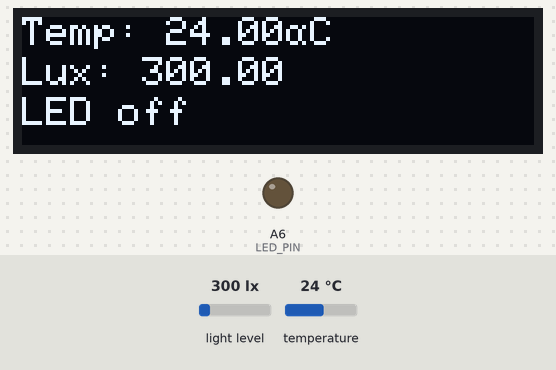
This program was run on a simulated Arduino Nano RP2040 Connect. On the bench: 128×32 one-colour display, output pins drawn as LEDs (lit = HIGH). The inputs (shaded band) are chosen by the test bench; at power-on: light level 300 lx, temperature 24 °C. The display library's start-up logo is not drawn; what the program prints to the serial monitor is not drawn.

Above: at 2.2 s.
2.3 s: light level set to 53 lx
At 3.6 s:
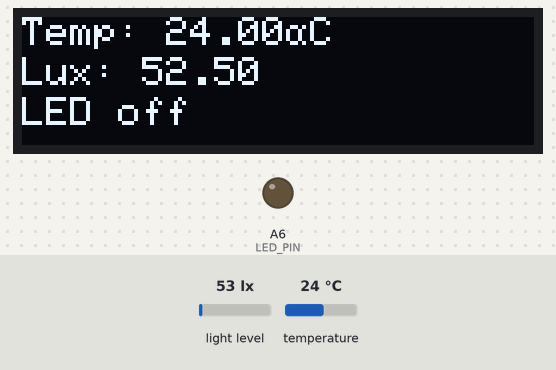
4.0 s: light level set to 47 lx
At 5.4 s:
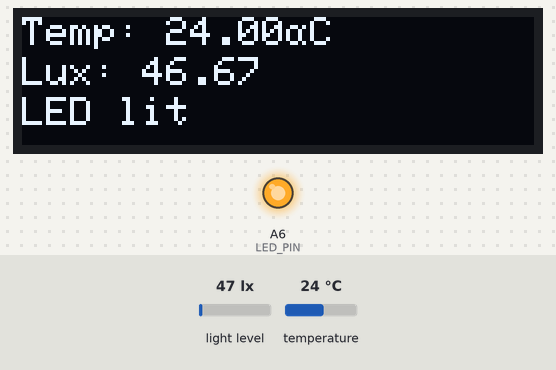
6.0 s: temperature set to 12 °C
At 7.1 s:
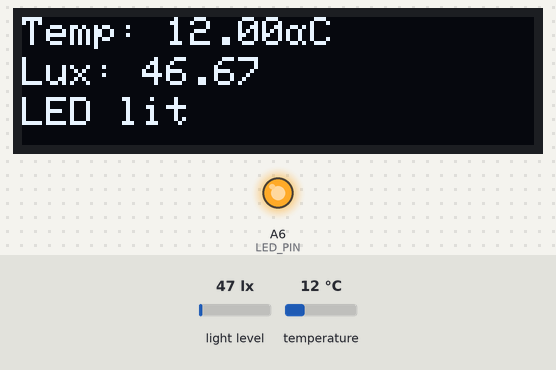
7.5 s: temperature set to 19 °C
At 9.0 s:
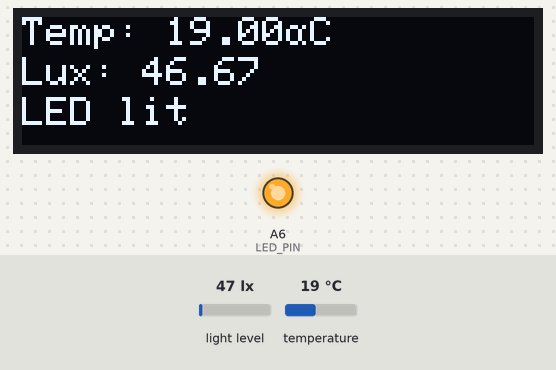
Timing chart, 0 to 10.0 s (numbered marks = the images above; inputs shaded):
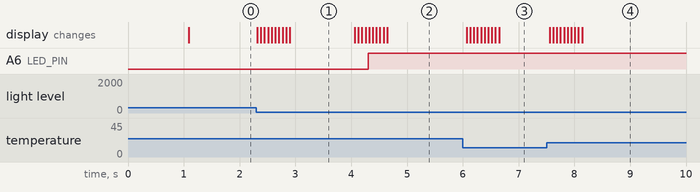

Measured:
- the behaviour switches between 50 and 49 lx on light level (found by bisection; images 1 and 2)
- after the input at 2.3 s, the display: first changes at once (image 1 shows a later state)
- after the input at 4.0 s, A6 (LED_PIN): LOW → HIGH after 0.31 s; the display: first changes after 0.06 s (image 2 shows a later state)
- after the input at 6.0 s, the display: first changes after 0.07 s (image 3 shows a later state)
- after the input at 7.5 s, the display: first changes after 0.06 s (image 4 shows a later state)

The program:

main.cpp
```cpp
#include <Arduino.h>
#include "Adafruit_VEML7700.h"
#include <SPI.h>
#include <Wire.h>
#include <Adafruit_GFX.h>
#include <Adafruit_SSD1306.h>
#include <Adafruit_BME280.h>
#include <Adafruit_Sensor.h>

// Define the LED pin
#define LED_PIN 20 // Replace with the actual GPIO pin number

Adafruit_BME280 bme; // I2C
Adafruit_VEML7700 veml = Adafruit_VEML7700();
Adafruit_SSD1306 display(128, 32, &Wire);

const int filterSize = 10; // Adjust the filter size as needed
float temperatureHistory[filterSize];
float luxHistory[filterSize];

// Function prototypes
void updateHistory(float history[], float newValue);
float calculateAverage(float history[]);

void setup() {
  Serial.begin(115200);
  Serial.println("VEML7700 demo");

  while (!Serial);    // time to get serial running
  Serial.println(F("BME280 test"));

  unsigned status;

  if (!display.begin(SSD1306_SWITCHCAPVCC, 0x3C)) { // Address 0x3C for 128x32
    Serial.println(F("SSD1306 allocation failed"));
    for (;;); // Don't proceed, loop forever
  }
  display.display();
  delay(500); // Pause for 2 seconds
  display.setTextSize(1);
  display.setTextColor(WHITE);

  // default settings
  status = bme.begin(0x76);
  if (!status) {
    display.setTextSize(1);
    display.setTextColor(SSD1306_WHITE);
    display.setCursor(0, 0);
    display.println(F("BME280 Sensor not found!"));
    display.display();
    while (1) delay(10);
  }

  if (veml.begin()) {
    Serial.println("Found a VEML7700 sensor");
  } else {
    Serial.println("No sensor found ... check your wiring?");
    while (1);
  }

  // if (!display.begin(SSD1306_SWITCHCAPVCC, 0x3C)) { // Address 0x3C for 128x32
  //   Serial.println(F("SSD1306 allocation failed"));
  //   for (;;); // Don't proceed, loop forever
  // }
  display.display();
  delay(500); // Pause for 2 seconds
  display.setTextSize(1);
  display.setTextColor(WHITE);

  veml.setGain(VEML7700_GAIN_1);
  veml.setIntegrationTime(VEML7700_IT_100MS);

  // Set LED pin as output
  pinMode(LED_PIN, OUTPUT);

  // Initialize history arrays
  for (int i = 0; i < filterSize; i++) {
    temperatureHistory[i] = bme.readTemperature();
    luxHistory[i] = veml.readLux();
  }
}

void loop() {
  // Read temperature
  float temperature = bme.readTemperature();

  // Read lux
  float lux = veml.readLux();

  // Update history arrays
  updateHistory(temperatureHistory, temperature);
  updateHistory(luxHistory, lux);

  // Calculate filtered temperature
  float filteredTemperature = calculateAverage(temperatureHistory);

  // Calculate filtered lux
  float filteredLux = calculateAverage(luxHistory);

  // Send data over serial
  Serial.print(temperature);
  Serial.print(",");
  Serial.print(filteredTemperature);
  Serial.print(",");
  Serial.print(lux);
  Serial.print(",");
  Serial.println(filteredLux);

  // Display on OLED
  display.clearDisplay();
  display.setCursor(0, 0);
  display.print(F("Temp: "));
  display.print(filteredTemperature);
  display.write(char(223));
  display.println("C");

  display.setCursor(0, 10);
  display.print(F("Lux: "));
  display.println(filteredLux, 2);

  if (filteredLux < 50 || filteredTemperature < 10) {
    display.setCursor(0, 20);
    display.println(F("LED lit"));
    digitalWrite(LED_PIN, HIGH);
  } else {
    display.setCursor(0, 20);
    display.println(F("LED off"));
    digitalWrite(LED_PIN, LOW);
  }

  display.display();
  delay(50);
}

void updateHistory(float history[], float newValue) {
  // Shift elements in the history array
  for (int i = 0; i < filterSize - 1; i++) {
    history[i] = history[i + 1];
  }

  // Add the new value to the history array
  history[filterSize - 1] = newValue;
}

float calculateAverage(float history[]) {
  float sum = 0;

  // Calculate the sum of elements in the history array
  for (int i = 0; i < filterSize; i++) {
    sum += history[i];
  }

  // Calculate and return the average
  return sum / filterSize;
}
```
